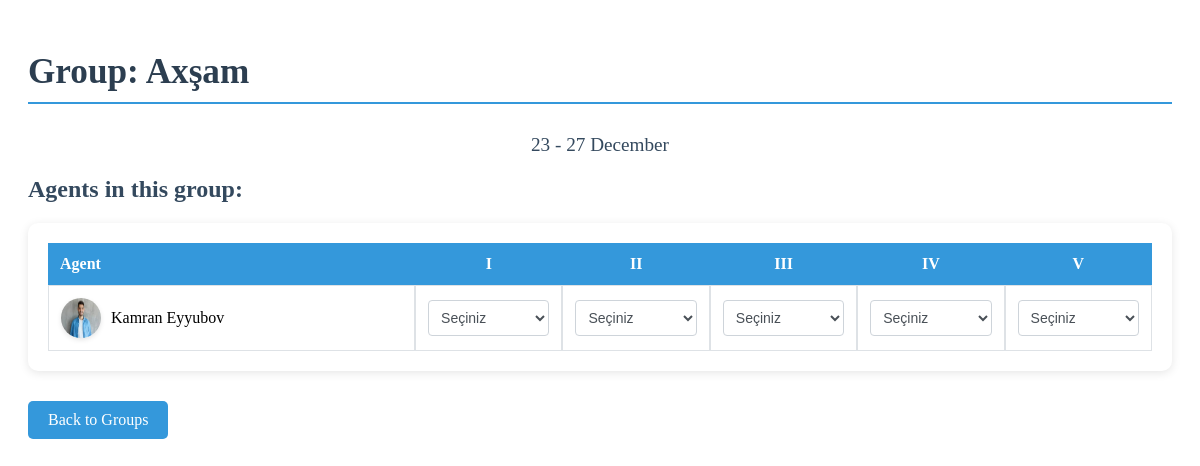
The page /groups/2/ on the database as committed earlier.
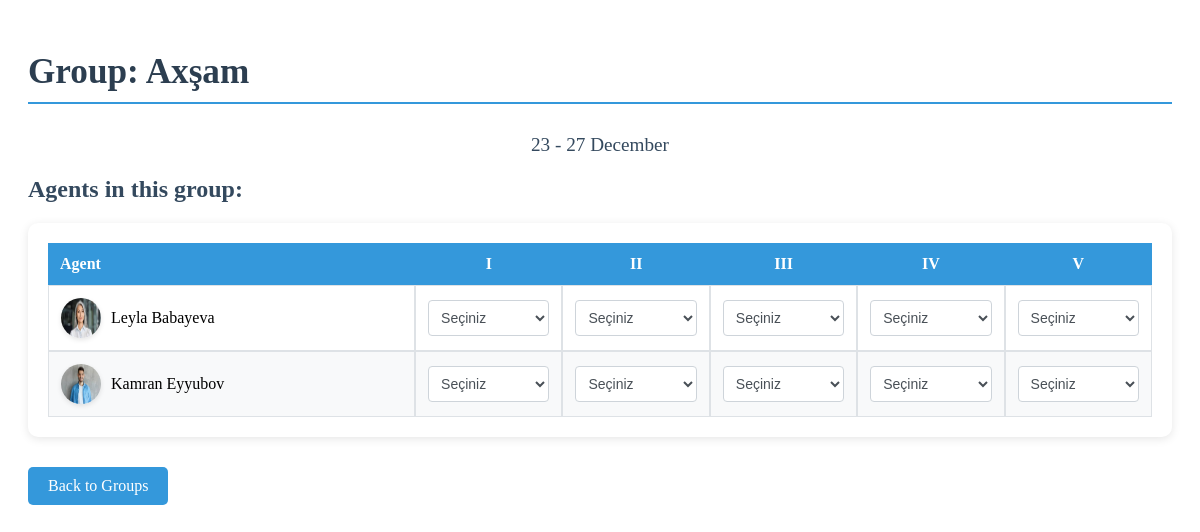
The same page on the database as committed later.
### agents/models.py (models this page shows, shortened)
class Group(models.Model):
    name = models.CharField(max_length=50)  # Qrup adı (Səhər və ya Axşam)

class Agent(models.Model):
    photo = models.ImageField(upload_to='agent_photos/', blank=True, null=True)
    name = models.CharField(max_length=100)
    surname = models.CharField(max_length=100)
    fin = models.CharField(max_length=7)
    created_at = models.DateTimeField(auto_now_add=True)
    status = models.CharField(
        max_length=20,
        choices=[
            ('Passed to Interview', 'Passed to Interview'),
            ('Invited to Training', 'Invited to Training'),
            ('Failed to Training', 'Failed to Training'),
            ('Passed to Training', 'Passed to Training'),
            ('Invited to Work', 'Invited to Work'),
            ('Failed to Work', 'Failed to Work'),
            ('Passed to Work', 'Passed to Work'),
        ],
        default="Passed to Interview"
    )
    group = models.ForeignKey(Group, on_delete=models.CASCADE, blank=False, null=False, default=get_default_group)
    manager = models.ForeignKey(Manager, on_delete=models.SET_NULL, blank=True, null=True)

### agents/views.py (the view)
# urls.py: path('groups/<int:group_id>/', views.group_detail, name='group_detail'),
def group_detail(request, group_id):
    group = get_object_or_404(Group, id=group_id)  # Seçilən qrupu tap
    agents = Agent.objects.filter(group=group)  # Qrupdakı agentləri gətir
    days = ['I', 'II', 'III', 'IV', 'V']
    today = datetime.now()
    monday = today - timedelta(days=today.weekday())  # Həftənin ilk günü
    friday = monday + timedelta(days=4)  # Həftənin son günü
    week_dates = [(monday + timedelta(days=i)).date() for i in range(5)]
    return render(request, 'groups/group_detail.html', {
        'group': group, 'agents': agents, 'days': days,
        'week_start': monday.date(),
        'week_end': friday.date(),
        'week_dates': week_dates,
        'current_date': today.date(),
        })

### templates/groups/group_detail.html (shortened to what this page needs)
<div class="container" style="padding: 20px; max-width: 1200px; margin: 0 auto; overflow: visible;">
    <h1 style="color: #2c3e50; margin-bottom: 30px; font-size: 2.2em; border-bottom: 2px solid #3498db; padding-bottom: 10px;">
        Group: {{ group.name }}
    </h1>
    <div style="text-align: center; margin-bottom: 20px; font-size: 1.2em; color: #34495e;">
        {{ week_start|date:"d" }} - {{ week_end|date:"d F" }}
    </div>
    <h2 style="color: #34495e; margin-bottom: 20px; font-size: 1.5em;">Agents in this group:</h2>
    <div style="background-color: #fff; padding: 20px; border-radius: 10px; box-shadow: 0 2px 10px rgba(0,0,0,0.1); overflow: visible;">
        <table style="width: 100%; border-collapse: separate; border-spacing: 0; border-radius: 8px; overflow: visible;">
            <thead>
                <tr style="background-color: #3498db; color: white;">
                    <th style="padding: 12px; text-align: left; min-width: 250px;">Agent</th>
                    {% for day in days %}
                    <th style="padding: 12px; text-align: center;">{{ day }}</th>
                    {% endfor %}
                </tr>
            </thead>
            <tbody>
                {% for agent in agents %}
                <tr style="{% if forloop.counter|divisibleby:2 %}background-color: #f8f9fa{% else %}background-color: white{% endif %};">
                    <td style="padding: 12px; border: 1px solid #dee2e6; overflow: visible;">
                        <div style="display: flex; align-items: center; gap: 10px; position: relative; overflow: visible;">
                            <img src="{{ agent.photo.url }}" alt="{{ agent.name }}"
                                 style="width: 40px; height: 40px; border-radius: 50%; cursor: pointer; box-shadow: 0 2px 5px rgba(0,0,0,0.1); transition: transform 0.3s ease;"
                                 onmouseover="this.style.transform='scale(3)'; this.style.zIndex='9999';"
                                 onmouseout="this.style.transform='scale(1)'; this.style.zIndex='1';">
                            <span>{{ agent.name }} {{ agent.surname }}</span>
                        </div>
                    </td>
                    {% for date in week_dates %}
                    <td style="padding: 12px; border: 1px solid #dee2e6;">
                        <select style="width: 100%; padding: 8px; border: 1px solid #ced4da; border-radius: 4px; background-color: white; font-size: 14px; color: #495057; cursor: pointer; transition: border-color 0.15s ease-in-out, box-shadow 0.15s ease-in-out;"
                                {% if date < current_date %}disabled{% endif %}>
                            <option value="">Seçiniz</option>
                        </select>
                    </td>
                    {% endfor %}
                </tr>
                {% endfor %}
            </tbody>
        </table>
    </div>
    <a href="{% url 'group_list' %}" style="display: inline-block; margin-top: 30px; padding: 10px 20px; background-color: #3498db; color: white; text-decoration: none; border-radius: 5px; transition: background-color 0.3s;">
        Back to Groups
    </a>
</div>

Rows that differ between the two databases and show on the page:
now on this page (row edited): Agent: photo (picture), name "Leyla", surname "Babayeva"
